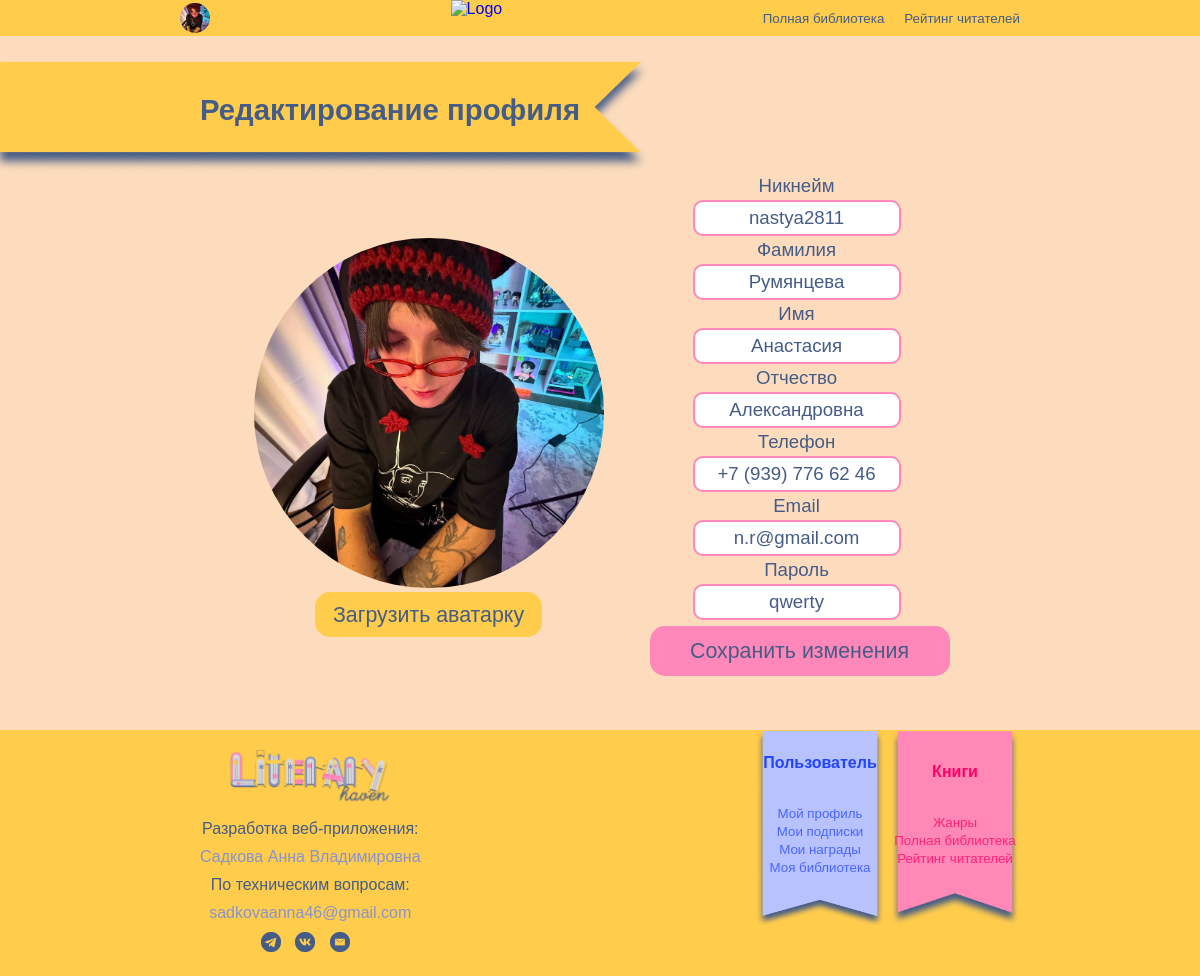
Screenshot of /editprofile.php?acc=4 with the database file from the repository.
### tables this page shows
CREATE TABLE `user` (
  `UserId` int(11) NOT NULL AUTO_INCREMENT,
  `Surname` varchar(100) NOT NULL,
  `Name` varchar(100) NOT NULL,
  `Fathername` varchar(100) DEFAULT NULL,
  `UserPhoto` varchar(100) DEFAULT NULL,
  `Nickname` varchar(50) DEFAULT NULL,
  `Phone` varchar(18) NOT NULL,
  `Password` varchar(10) NOT NULL,
  `Email` varchar(70) NOT NULL,
  `Scores` int(11) DEFAULT NULL,
  `Role` int(11) NOT NULL,
  `Status` int(11) NOT NULL,
  `Block` bit(1) DEFAULT NULL,
  PRIMARY KEY (`UserId`),
  KEY `Role` (`Role`),
  KEY `Status` (`Status`),
  CONSTRAINT `user_ibfk_1` FOREIGN KEY (`Role`) REFERENCES `role` (`RoleId`),
  CONSTRAINT `user_ibfk_2` FOREIGN KEY (`Status`) REFERENCES `status` (`StatusId`)
);

### public_html/editprofile.php (the view, shortened to what this page needs)
<?php
if (isset($_SESSION['acc'])) {
    $acc = $_SESSION['acc'];
} elseif (isset($_GET['acc'])) {
    $acc = $_GET['acc'];
} else {
    header("Location: autorisation.php");
    exit();
}
$host="localhost";
$dbname="sadkovaann";
$password="R2UJCEw@Q";
$user="sadkovaann";
$db_connect = mysqli_connect($host, $user, $password, $dbname);
$roleCheck = "SELECT Role FROM user WHERE UserId = $acc";
$roleCheckSql = mysqli_query($db_connect, $roleCheck);
if ($roleCheckSql && mysqli_num_rows($roleCheckSql) > 0) {
    $rowRole = mysqli_fetch_assoc($roleCheckSql);
    $RoleId = $rowRole['Role'];
}
if($RoleId == 2){
    $usQuery = "SELECT * FROM user WHERE UserId = $acc";
    $usResult = mysqli_query($db_connect, $usQuery);
    if ($usResult) {
        $userData = mysqli_fetch_assoc($usResult);
    } else {
        die("Ошибка выполнения запроса: " . mysqli_error($db_connect));
    }
}
?>
<!DOCTYPE html>
<html lang="ru">
<head>
    <link rel="stylesheet" href="style.css">
<body>
    <header>
        <div class="user-profile">
            <?php
            $q1 = "SELECT UserPhoto FROM user WHERE UserId = $acc";
            $sql1 = mysqli_query($db_connect, $q1);
            if ($sql1 && mysqli_num_rows($sql1) > 0) {
                $row = mysqli_fetch_assoc($sql1);
                $imageName = $row['UserPhoto'];
                $profimage = "Images/Profile/" . $imageName;
                echo "<a href='profile.php'>
                        <img src='$profimage' alt='Профиль' class='profile-icon'>
                    </a>";
            } else {
                echo "<a href='profile.php'>
                        <img src='Images/Profile/NoPhoto.png' alt='Профиль' class='profile-icon'>
                    </a>";
            }
            ?>
        </div>
        <div class="logo">
            <a href="index.php">
                <img src="Images/Logo/logo.png" alt="Logo">
            </a>
        </div>
        <nav>
            <ul>
                <li><a href="library.php">Полная библиотека</a></li>
                <li><a href="readers.php">Рейтинг читателей</a></li>
            </ul>
        </nav>
    </header>
    <section class='select-book-rewiew' style='margin: 0;'>
    <div id="left" class="section-bookmark" style="background-image: url('Images/Navigation/YellowSection.png'); margin-top: 2%">
        <?php
        if($RoleId == 2){
            echo "<h2 class='section-title'>Редактирование профиля</h2>";
        }
        else if ($RoleId == 1){
            echo "<h2 class='section-title'>Новый администратор</h2>";
        }
        ?>
    </div>
    <center>
        <table style="margin-bottom: 3%;">
            <tr>
                <?php
                if($RoleId == 2){
                    echo "<td style='padding-right: 40px'>";
                    $bookImages = "Images/Profile/" . $userData['UserPhoto'];
                    $SelBookImg = $bookImages;
                    echo "<center><img class='us-prof-img' id='us-prof-img' src='$SelBookImg' style='margin-bottom:3%'><br>";
                    echo "<label for='us-img-tb' class='add-img-book' onchange='previewImage(event)'>Загрузить аватарку</label>
                    </center>
                    </td>";
                }
                ?>
                <td>
                    <center>
                        <form action='profileeditcode.php' method='POST' class='new-read-book-user' enctype="multipart/form-data">
                            <?php
                            if($RoleId == 2){
                                echo "<label for='user-nname-box'>Никнейм</label><br>
                                <input type='text' readonly name='user-nname-box' id='user-nname-box' value='{$userData['Nickname']}'>
                                <br>";
                            }
                            ?>
                            <label for="user-sname-box">Фамилия</label><br>
                            <input type="text" required name="user-sname-box" id="user-sname-box" value='<?php if($RoleId == 2) { echo $userData['Surname'];}?>'><br>
                            <label for="user-name-box">Имя</label><br>
                            <input type="text" required name="user-name-box" id="user-name-box" value='<?php if($RoleId == 2) { echo $userData['Name'];}?>'><br>
                            <label for="user-fname-box">Отчество</label><br>
                            <input type="text" required name="user-fname-box" id="user-fname-box" value='<?php if($RoleId == 2) { echo $userData['Fathername'];}?>'><br>
                            <label for="user-ph-box">Телефон</label><br>
                            <input type="text" <?php if($RoleId == 2){ echo 'readonly';}?> name="user-ph-box" id="user-ph-box" value='<?php if($RoleId == 2) { echo $userData['Phone'];}?>'><br>
                            <label for="user-mail-box">Email</label><br>
                            <input type="text" required name="user-mail-box" id="user-mail-box" value='<?php if($RoleId == 2) { echo $userData['Email'];}?>'><br>
                            <label for="user-pass-box">Пароль</label><br>
                            <input type="text" required name="user-pass-box" id="user-pass-box" value='<?php if($RoleId == 2) { echo $userData['Password'];}?>'><br>
                            <input type="submit" id='AddNewReading' value="Сохранить изменения">
                        </form>
                    </center>
                </td>
            </tr>
        </table>
    </center>
    </section>
    <center>
        <footer <?php if (isset($RoleId) && $RoleId == 1) echo 'style="display: flex; align-items: center; justify-content: center;"'; ?>>
            <div class="footer-content">
                <a href="#"><img src="Images/Logo/logo2.png" alt="Logo" class="footer-logo"></a>
                <p style="color:#455C86">Разработка веб-приложения:</p>
                <p>Садкова Анна Владимировна</p>
                <p style="color:#455C86">По техническим вопросам:</p>
                <a href='mailto:sadkovaanna46@gmail.com?subject=Сайт%20LiteraryHaven'><p>sadkovaanna46@gmail.com</p></a>
                <div class="social-icons">
                <a href="#"><img src="Images/Social/telegram.png" alt="Telegram"></a>
                <a href="#"><img src="Images/Social/vk.png" alt="VK"></a>
                <a href="mailto:sadkovaanna46@gmail.com?subject=Сайт%20LiteraryHaven"><img src="Images/Social/email.png" alt="Email"></a>
                </div>
            </div>
            <div class="footer-menu" <?php if (isset($RoleId) && $RoleId == 1) echo 'style="display: none;"'; ?>>
                <div class="user-menu">
                    <h3>Пользователь</h3>
                    <ul>
                        <li><a href="profile.php">Мой профиль</a></li>
                        <li><a href="subscribtion.php?mysub=1">Мои подписки</a></li>
                        <li><a href="awards.php">Мои награды</a></li>
                        <li><a href="library.php?mylib=1">Моя библиотека</a></li>
                    </ul>
                </div>
                <div class="books-menu">
                    <h3>Книги</h3>
                    <ul>
                        <li><a href="allgenres.php">Жанры</a></li>
                        <li><a href="library.php">Полная библиотека</a></li>
                        <li><a href="readers.php">Рейтинг читателей</a></li>
                    </ul>
                </div>
            </div>
        </footer>
    </center>
</body>
</html>

### rows the page displays
user: UserPhoto (picture), user-nname-box "nastya2811", user-sname-box "Румянцева", user-name-box "Анастасия", user-fname-box "Александровна", user-ph-box "+7 (939) 776 62 46", user-mail-box "n.r@gmail.com", user-pass-box "qwerty"
